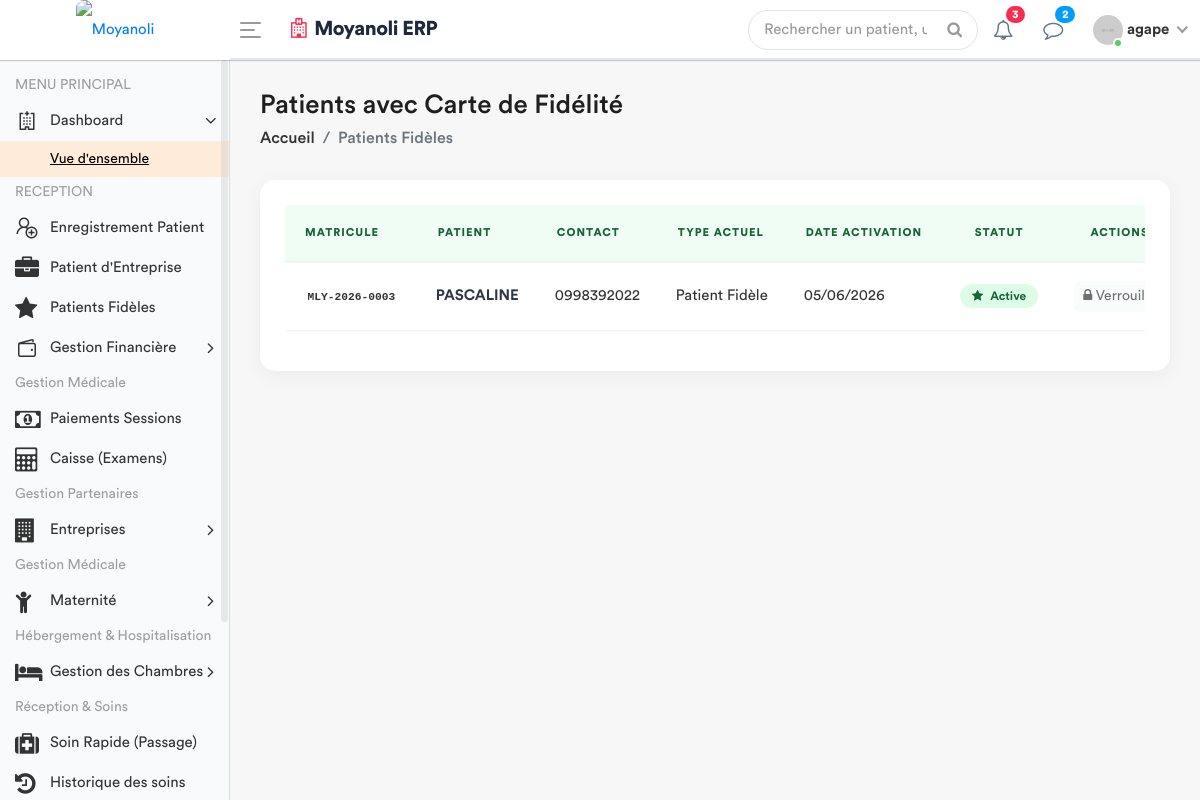
Page /patients/fideles/ (signed in) on the earlier database version.
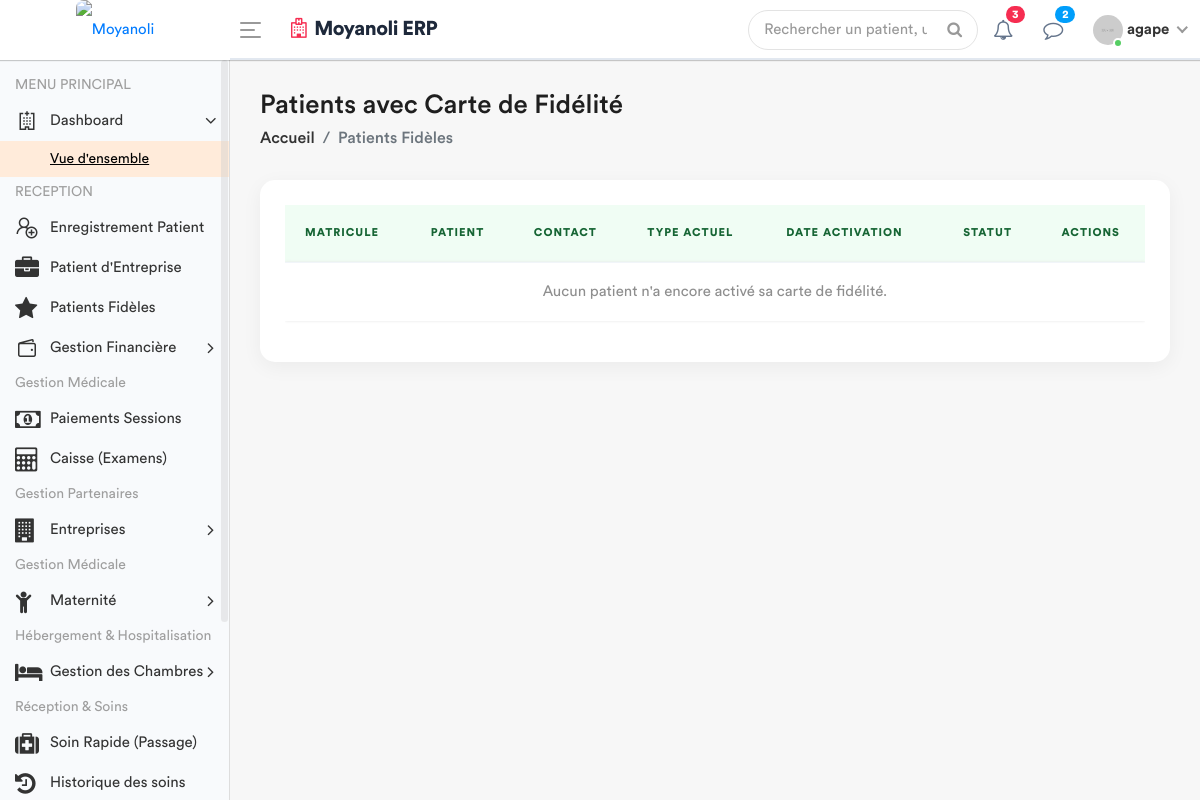
Same page on the later database version.
### apps/models.py (models this page shows, shortened)
class Patient(models.Model):
    TYPE_CHOICES = [
        ('SIMPLE', 'Patient Simple'),
        ('FIDELE', 'Patient Fidèle'),
        ('CONVENTIONNE', 'Patient Conventionné'),
    ]
    code_patient = models.CharField(max_length=20, unique=True, editable=False)
    noms = models.CharField(max_length=100)
    service = models.ForeignKey('Service', on_delete=models.PROTECT, related_name='patients', null=True)
    sexe = models.CharField(max_length=1, choices=[('M', 'Masculin'), ('F', 'Féminin')])
    age = models.CharField(max_length=30)
    adresse = models.TextField()
    telephone = models.CharField(max_length=20)
    type_patient = models.CharField(max_length=15, choices=TYPE_CHOICES, default='SIMPLE')
    a_carte_fidelite = models.BooleanField(default=False, verbose_name="Possède carte de fidélité")
    entreprise = models.ForeignKey(
        'Entreprise',
        on_delete=models.SET_NULL,
        null=True,
        blank=True,
        related_name='patients',
        verbose_name="Entreprise (si conventionné)"
    )
    fiche_payee = models.BooleanField(default=False)
    created_by = models.ForeignKey(User, on_delete=models.SET_NULL, null=True, related_name='patients_crees')
    date_creation = models.DateTimeField(auto_now_add=True)
    date_modification = models.DateTimeField(auto_now=True)

### apps/views.py (the view)
# urls.py: path('patients/fideles/', views.liste_patients_avec_carte, name='liste_patients_avec_carte'),
@login_required
def liste_patients_avec_carte(request):
    patients_fideles = Patient.objects.filter(a_carte_fidelite=True).order_by('-date_creation')
    role = Fonction.objects.filter(userKey=request.user).first()
    fonctionKey = role.fonctionKey.roleName if role and role.fonctionKey else None
    context = {
        'patients': patients_fideles,
        'title': "Patients avec Carte de Fidélité" ,
        'fonctionKey' : fonctionKey
    }
    return render(request, 'back-end/patient/liste_patients_carte.html', context)

### apps/templates/back-end/patient/liste_patients_carte.html (shortened to what the changed rows need)
<!DOCTYPE html>
{% load static %}
<html lang="fr">
<head>
    {% include 'back-end/includes/css.html' %}
</head>
<body>
    <div class="main-wrapper">
        <div class="page-wrapper">
            <div class="content container-fluid">
                <div class="row">
                    <div class="col-md-12">
                        <div class="table-container">
                            <div class="table-responsive">
                                <table class="table custom-table" id="myTable">
                                    <thead>
                                        <tr>
                                            <th>Matricule</th>
                                            <th>Patient</th>
                                            <th>Contact</th>
                                            <th>Type Actuel</th>
                                            <th>Date Activation</th>
                                            <th class="text-center">Statut</th>
                                            <th class="text-center">Actions</th>
                                        </tr>
                                    </thead>
                                    <tbody>
                                        {% for patient in patients %}
                                        <tr>
                                            <td><span class="badge badge-soft-info" style="font-family:monospace;">{{ patient.code_patient }}</span></td>
                                            <td>
                                                <div style="font-weight: 600; color: #2d3748;">{{ patient.noms }}</div>
                                            </td>
                                            <td>{{ patient.telephone }}</td>
                                            <td>{{ patient.get_type_patient_display }}</td>
                                            <td>{{ patient.date_creation|date:"d/m/Y" }}</td>
                                            <td class="text-center">
                                                <span class="badge-fid"><i class="fa fa-star mr-1"></i> Active</span>
                                            </td>
                                            <td class="text-center">
                                                {% if patient.type_patient == 'FIDELE' %}
                                                    <button class="btn btn-sm btn-light" disabled title="Statut définitif">
                                                        <i class="fa fa-lock"></i> Verrouillé
                                                    </button>
                                                {% else %}
                                                    <a href="{% url 'modifier_type_patient' patient.id %}" class="btn btn-sm btn-outline-primary">
                                                        <i class="fa fa-pencil"></i> Modifier
                                                    </a>
                                                {% endif %}
                                            </td>
                                        </tr>
                                        {% empty %}
                                        <tr>
                                            <td colspan="7" class="text-center text-muted">Aucun patient n'a encore activé sa carte de fidélité.</td>
                                        </tr>
                                        {% endfor %}
                                    </tbody>
                                </table>
                            </div>
                        </div>
                    </div>
                </div>
            </div>
        </div>
    </div>
</body>
</html>

Differences in the rows shown:
removed Patient: code_patient "MLY-2026-0003", noms "PASCALINE", telephone "0998392022", type_patient "Patient Fidèle", date_creation "05/06/2026", shows "Verrouillé"
Other differences:
text now shown: "Aucun patient n'a encore activé sa carte de fidélité."
